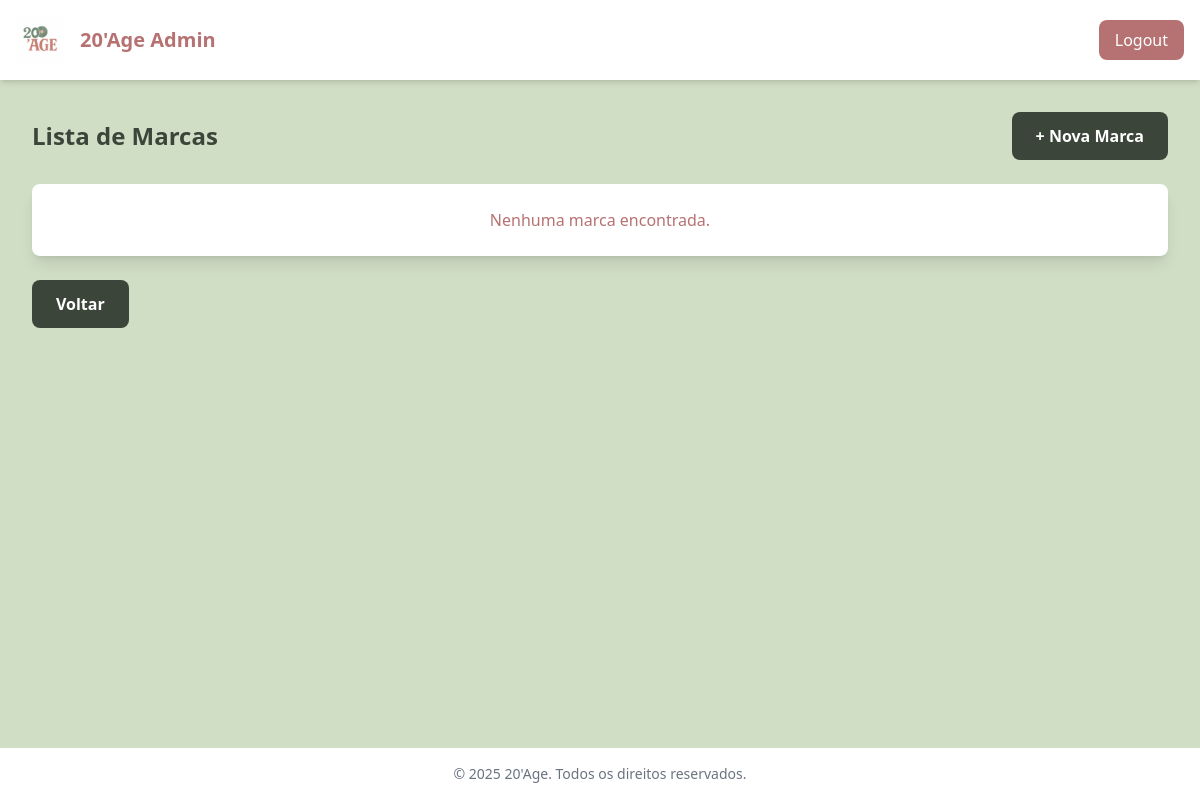
/listar_marca.php, run on an earlier commit of the app's database.
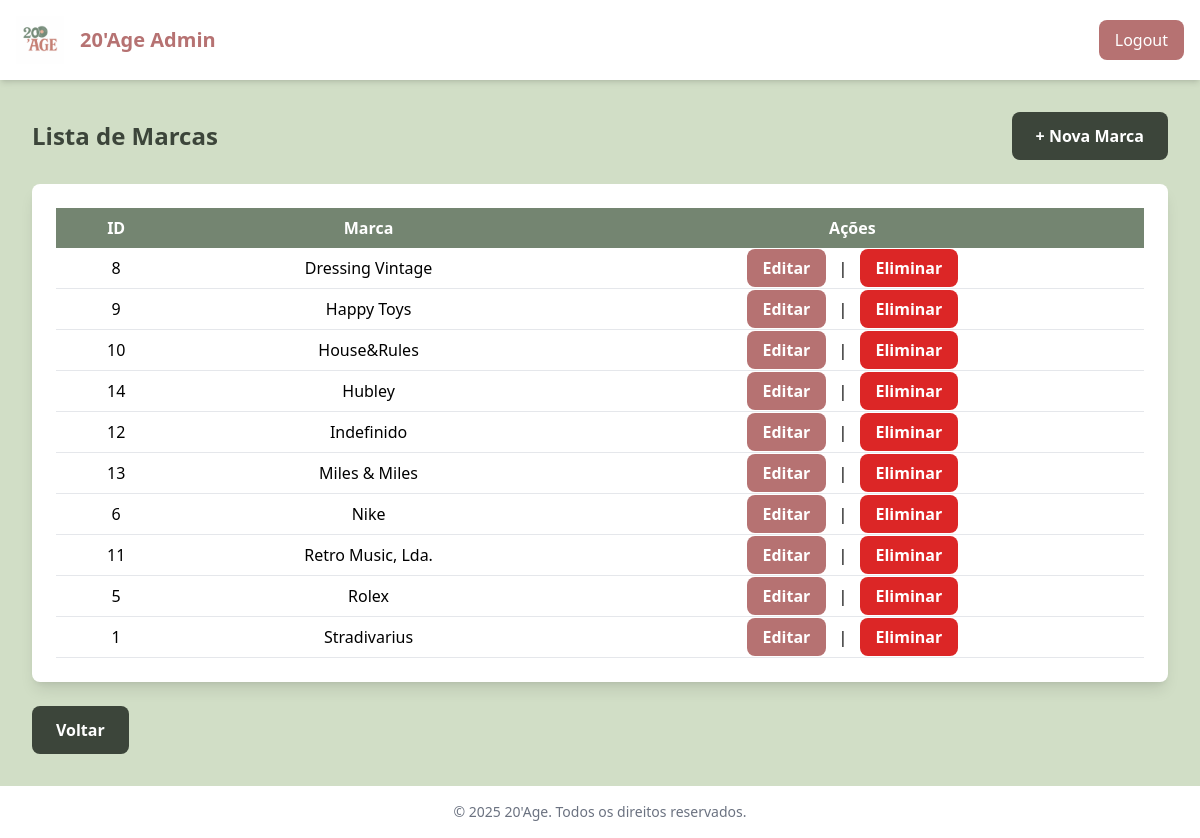
And on a later commit of the database.
### tables this page shows
CREATE TABLE `marca` (
  `id` int(11) NOT NULL,
  `marca` varchar(25) NOT NULL
);

### listar_marca.php (the view, shortened to what this page needs)
<?php
include 'config.php';
$stmt = $conn->prepare("SELECT * FROM marca ORDER BY marca");
$stmt->execute();
$result = $stmt->get_result();
?>
<!DOCTYPE html>
<html lang="pt">
<head>
    <script src="https://cdn.tailwindcss.com"></script>
</head>
<body class="bg-[#D1DEC6] min-h-screen flex flex-col">
    <nav class="bg-white shadow-md p-4 flex items-center justify-between">
        <div class="flex items-center space-x-4">
            <img src="logo.png" alt="Logotipo 20'Age" class="w-12 h-12">
            <span class="text-[#B67272] text-xl font-bold">20'Age Admin</span>
        </div>
        <a href="logout.php" class="bg-[#B67272] text-white px-4 py-2 rounded-lg hover:bg-[#754949] transition">Logout</a>
    </nav>
    <main class="flex-grow p-8">
        <div class="flex justify-between items-center mb-6">
            <div class="text-2xl text-[#3C453A] font-bold">
                Lista de Marcas
            </div>
            <a href="adicionar_marca.php" class="bg-[#3C453A] font-bold text-white px-6 py-3 rounded-lg hover:bg-[#262B24] transition">+ Nova Marca</a>
        </div>
        <div class="bg-white p-6 rounded-lg shadow-lg">
            <?php if ($result && $result->num_rows > 0): ?>
                <table class="w-full table-auto border-collapse">
                    <thead>
                        <tr class="bg-[#748571] text-white">
                            <th class="px-4 py-2 text-center">ID</th>
                            <th class="px-4 py-2 text-center">Marca</th>
                            <th class="px-4 py-2 text-center">Ações</th>
                        </tr>
                    </thead>
                    <tbody>
                        <?php while ($row = $result->fetch_assoc()): ?>
                            <tr class="border-b">
                                <td class="px-4 py-2 text-center"><?php echo $row['id']; ?></td>
                                <td class="px-4 py-2 text-center"><?php echo $row['marca']; ?></td>
                                <td class="px-4 py-2 text-center">
                                    <a href="editar_marca.php?id=<?php echo $row['id'];?>" class="bg-[#B67272] text-white font-bold px-4 py-2 rounded-lg hover:bg-[#754949] transition">Editar</a>
                                    <span class="mx-2">|</span>
                                    <a href="eliminar_marca.php?id=<?php echo $row['id'];?>" class="bg-red-600 text-white font-bold px-4 py-2 rounded-lg hover:bg-red-700 transition">Eliminar</a>
                                </td>
                            </tr>
                        <?php endwhile; ?>
                    </tbody>
                </table>
            <?php else: ?>
                <p class="text-center text-[#B67272]">Nenhuma marca encontrada.</p>
            <?php endif; ?>
        </div>
        <div class="mt-6 flex justify-between">
            <a href="pagina_inicial.php" class="bg-[#3C453A] font-bold text-white px-6 py-3 rounded-lg hover:bg-[#262B24] transition">Voltar</a>
        </div>
    </main>
    <footer class="bg-white text-center text-sm text-gray-500 py-4">
        © 2025 20'Age. Todos os direitos reservados.
    </footer>
</body>
</html>

What changed in the data, as far as the page shows it:
added marca: id "8", marca "Dressing Vintage"
added marca: id "9", marca "Happy Toys"
added marca: id "10", marca "House&Rules"
added marca: id "14", marca "Hubley"
added marca: id "12", marca "Indefinido"
added marca: id "13", marca "Miles & Miles"
added marca: id "6", marca "Nike"
added marca: id "11", marca "Retro Music, Lda."
added marca: id "5", marca "Rolex"
added marca: id "1", marca "Stradivarius"
Also different on the page:
text no longer shown: "Nenhuma marca encontrada."
text now shown: "ID Marca Ações"
